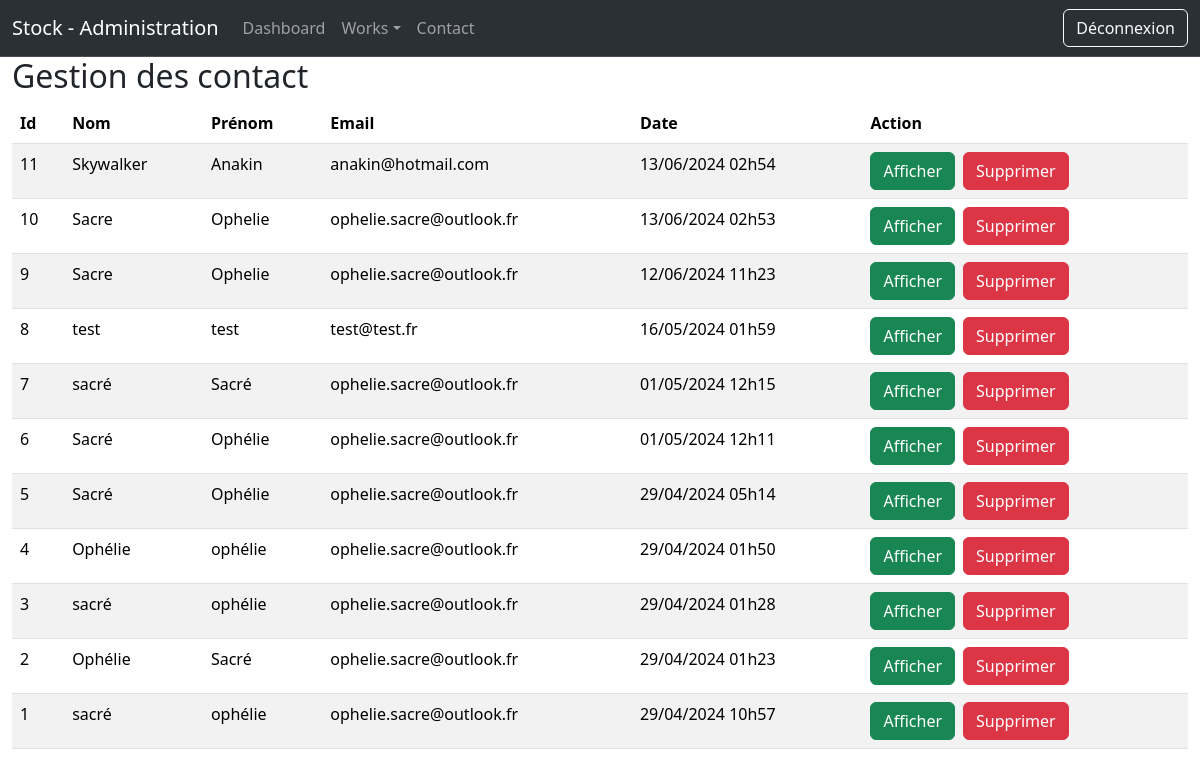
The page /admin/contact.php (signed in) on the database its author committed.
### tables this page shows
CREATE TABLE `contact` (
  `id` int(11) NOT NULL,
  `nom` varchar(255) NOT NULL,
  `prenom` varchar(255) NOT NULL,
  `email` varchar(255) NOT NULL,
  `message` text NOT NULL,
  `date` datetime NOT NULL
);

### admin/contact.php (the view, shortened to what this page needs)
<?php
    require "../connexion.php";
?>
<!DOCTYPE html>
<html lang="en">
<head>
    <link href="https://cdn.jsdelivr.net/npm/bootstrap@5.3.2/dist/css/bootstrap.min.css" rel="stylesheet">
</head>
<body>
    <?php
        include("partials/header.php");
    ?>
    <div class="container-fluid">
     <h2>Gestion des contact</h2>
    <table class="table table-striped">
        <thead>
            <tr>
                <th>Id</th>
                <th>Nom</th>
                <th>Prénom</th>
                <th>Email</th>
                <th>Date</th>
                <th>Action</th>
            </tr>
        </thead>
        <tbody>
            <?php
                $contacts = $bdd->query("SELECT id, nom,prenom, email, DATE_FORMAT(date, '%d/%m/%Y %hh%i') AS mydate FROM contact ORDER BY date DESC");
                while($donContact = $contacts->fetch())
                {
                    echo "<tr>";
                        echo "<td>".$donContact['id']."</td>";
                        echo "<td>".$donContact['nom']."</td>";
                        echo "<td>".$donContact['prenom']."</td>";
                        echo "<td>".$donContact['email']."</td>";
                        echo "<td>".$donContact['mydate']."</td>";
                        echo "<td>";
                            echo "<a href='showContact.php?id=".$donContact['id']."' class='btn btn-success'>Afficher</a>";
                            echo "<a href='contact.php?delete=".$donContact['id']."' class='btn btn-danger ms-2'>Supprimer</a>";
                        echo "</td>";
                    echo "</tr>";
                }
            ?>
        </tbody>
    </table>
    </div>
</body>
</html>

### admin/partials/header.php (shortened to what this page needs)
<header>
<nav class="navbar navbar-expand-lg bg-body-tertiary bg-dark border-bottom border-body" data-bs-theme="dark">
    <div class="container-fluid">
        <a class="navbar-brand"  href="#">Stock - Administration</a>
        <div class="collapse navbar-collapse" id="navbarNav navbarNavDropdown">
            <ul class="navbar-nav">
                <li class="nav-item">
                    <a class="nav-link" aria-current="page" href="dashboard.php">Dashboard</a>
                </li>
                <li class="nav-item dropdown">
                     <a class="nav-link dropdown-toggle" href="#" role="button" data-bs-toggle="dropdown" aria-expanded="false">Works</a>
                </li>
                <li class="nav-item">
                    <a class="nav-link" href="contact.php">Contact</a>
                </li>
            </ul>
            <ul class="ms-auto navbar-nav">
                <li class="nav-item"><a class="btn btn-outline-light" href="dashboard.php?deco=ok">Déconnexion</a></li>
            </ul>
        </div>
    </div>
</nav>
</header>

### rows shown on the page
contact: id "11", nom "Skywalker", prenom "Anakin", email "anakin@hotmail.com", mydate "13/06/2024 02h54"
contact: id "10", nom "Sacre", prenom "Ophelie", email "ophelie.sacre@outlook.fr", mydate "13/06/2024 02h53"
contact: id "9", nom "Sacre", prenom "Ophelie", email "ophelie.sacre@outlook.fr", mydate "12/06/2024 11h23"
contact: id "8", nom "test", prenom "test", email "test@test.fr", mydate "16/05/2024 01h59"
contact: id "7", nom "sacré", prenom "Sacré", email "ophelie.sacre@outlook.fr", mydate "01/05/2024 12h15"
contact: id "6", nom "Sacré", prenom "Ophélie", email "ophelie.sacre@outlook.fr", mydate "01/05/2024 12h11"
contact: id "5", nom "Sacré", prenom "Ophélie", email "ophelie.sacre@outlook.fr", mydate "29/04/2024 05h14"
contact: id "4", nom "Ophélie", prenom "ophélie", email "ophelie.sacre@outlook.fr", mydate "29/04/2024 01h50"
contact: id "3", nom "sacré", prenom "ophélie", email "ophelie.sacre@outlook.fr", mydate "29/04/2024 01h28"
contact: id "2", nom "Ophélie", prenom "Sacré", email "ophelie.sacre@outlook.fr", mydate "29/04/2024 01h23"
contact: id "1", nom "sacré", prenom "ophélie", email "ophelie.sacre@outlook.fr", mydate "29/04/2024 10h57"
